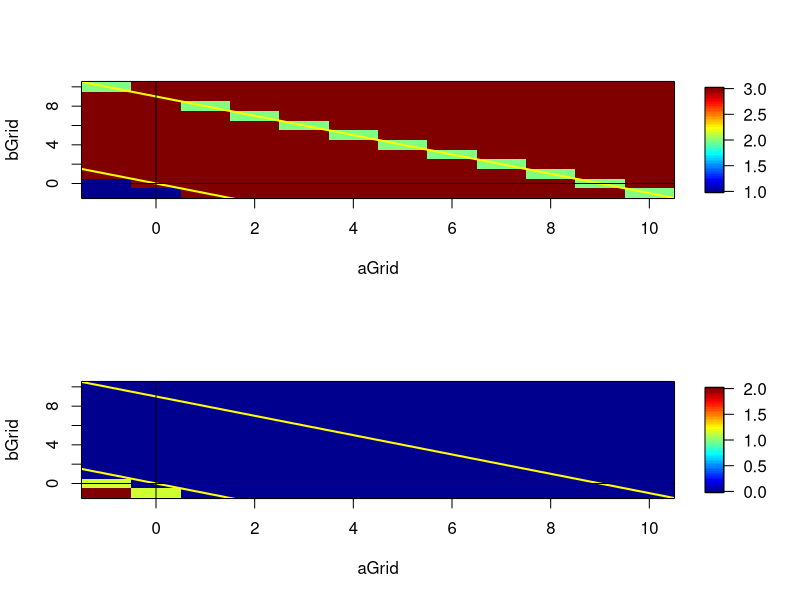

Source code (R):
rm(list=ls())
library(fields); library(Matrix); palette('R3')
par(mfrow=c(2, 1), lwd=2)

A <- function(a, b){matrix(c(-1, 3, 1, 0, 2, 1, a, b, 2), 3, 3, byrow=TRUE)}
A(1, 4)
eigen(A(1, -1))
eigen(A(4, 4))

aGrid <- bGrid <- seq(-1, 10, by=1)

nbEig <- t(sapply(aGrid, function(a){sapply(bGrid, function(b){
  # rankMatrix(A(a, b))
  eigA <- eigen(A(a, b))
  eigA$vectors <- round(eigA$vectors, 6)
  min(length(which(abs(Im(eigA$values)) < 1e-6)), length(which(as.vector(dist(eigA$vectors)) > 1e-6)))
})}))
image.plot(aGrid, bGrid, nbEig, xlabel='a', ylabel='b')
abline(9, -1, col=7, lwd=2); abline(0, -1, , col=7, lwd=2); abline(h=0, v=0, lwd=1)

imEig <- t(sapply(aGrid, function(a){sapply(bGrid, function(b){
  eigA <- eigen(A(a, b))
  sum(abs(Im(eigA$vectors)))
})}))
image.plot(aGrid, bGrid, imEig, xlabel='a', ylabel='b')
abline(9, -1, col=7, lwd=2); abline(0, -1, , col=7, lwd=2); abline(h=0, v=0, lwd=1)
